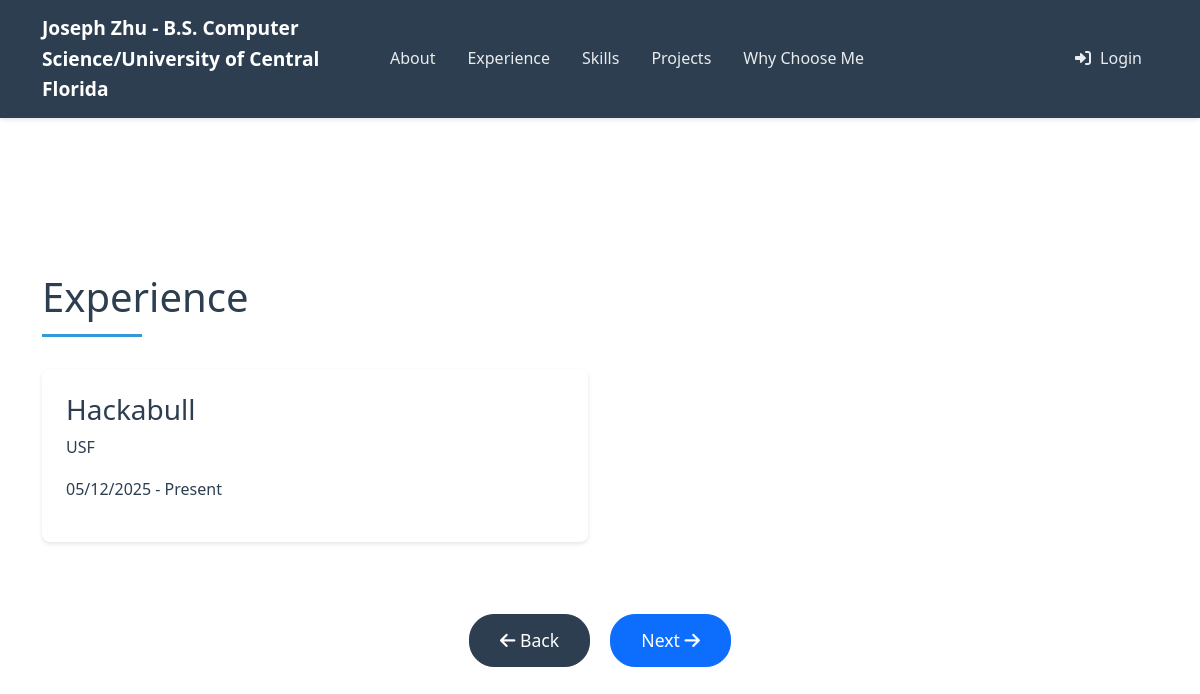
The page /experience.php on the database its author committed.
### tables this page shows
CREATE TABLE IF NOT EXISTS `experiences` (
  `id` int(11) NOT NULL AUTO_INCREMENT,
  `title` varchar(255) NOT NULL,
  `company` varchar(255) NOT NULL,
  `location` varchar(255) DEFAULT NULL,
  `start_date` date NOT NULL,
  `end_date` date DEFAULT NULL,
  `description` text DEFAULT NULL,
  `created_at` timestamp NOT NULL DEFAULT current_timestamp(),
  PRIMARY KEY (`id`)
);

### experience.php (the view, shortened to what this page needs)
<?php
require_once 'config.php';
?>
<!DOCTYPE html>
<html lang="en">
<head>
    <link href="https://cdn.jsdelivr.net/npm/bootstrap@5.3.0/dist/css/bootstrap.min.css" rel="stylesheet">
    <link rel="stylesheet" href="https://cdnjs.cloudflare.com/ajax/libs/font-awesome/6.0.0/css/all.min.css">
    <link rel="stylesheet" href="assets/css/style.css">
</head>
<body>
    <?php include 'includes/nav.php'; ?>
    <div class="section-padding">
        <div class="container">
            <h2 class="section-title">Experience</h2>
            <div class="row" id="experience-list">
                <?php
                $stmt = $pdo->query("SELECT * FROM experiences ORDER BY start_date DESC");
                while ($exp = $stmt->fetch(PDO::FETCH_ASSOC)): ?>
                    <div class="col-md-6 mb-4">
                        <div class="content-card">
                            <div class="d-flex justify-content-between align-items-start">
                                <h3><?php echo htmlspecialchars($exp['title']); ?></h3>
                            </div>
                            <p class="company"><?php echo htmlspecialchars($exp['company']); ?></p>
                            <p class="date">
                                <?php
                                    $start_date = date('m/d/Y', strtotime($exp['start_date']));
                                    $end_date = $exp['end_date'] ? date('m/d/Y', strtotime($exp['end_date'])) : 'Present';
                                    echo $start_date . ' - ' . $end_date;
                                ?>
                            </p>
                        </div>
                    </div>
                <?php endwhile; ?>
            </div>
            <div class="row mt-5">
                <div class="col-12 text-center">
                    <a href="about.php" class="btn btn-secondary btn-lg me-3">
                        <i class="fas fa-arrow-left"></i> Back
                    </a>
                    <a href="skills.php" class="btn btn-primary btn-lg">
                        Next <i class="fas fa-arrow-right"></i>
                    </a>
                </div>
            </div>
        </div>
    </div>
</body>
</html>

### assets/css/style.css (style rules this page uses)
:root { --primary-color: #2c3e50; --secondary-color: #3498db; --accent-color: #e74c3c; --text-color: #2c3e50; --light-bg: #f8f9fa; --dark-bg: #2c3e50; }
html { scroll-behavior: smooth; }
body { font-family: 'Segoe UI', Tahoma, Geneva, Verdana, sans-serif; line-height: 1.6; color: var(--text-color); overflow-x: hidden; padding-top: 70px; }
.section-padding { padding: 80px 0; min-height: 100vh; display: flex; align-items: center; }
.section-title { font-size: 2.5rem; margin-bottom: 2rem; position: relative; padding-bottom: 1rem; }
.section-title::after { content: ''; position: absolute; bottom: 0; left: 0; width: 100px; height: 3px; background-color: var(--secondary-color); }
.btn-lg { padding: 12px 30px; font-size: 1.1rem; border-radius: 25px; transition: all 0.3s ease; }
.btn-secondary { background-color: var(--primary-color); border-color: var(--primary-color); }
.content-card { background: #fff; border-radius: 8px; padding: 1.5rem; box-shadow: 0 2px 4px rgba(0, 0, 0, 0.1); height: 100%; transition: transform 0.2s ease-in-out; position: relative; }

### rows shown on the page
experiences: title "Hackabull", company "USF", start_date "05/12/2025", end_date "Present"
